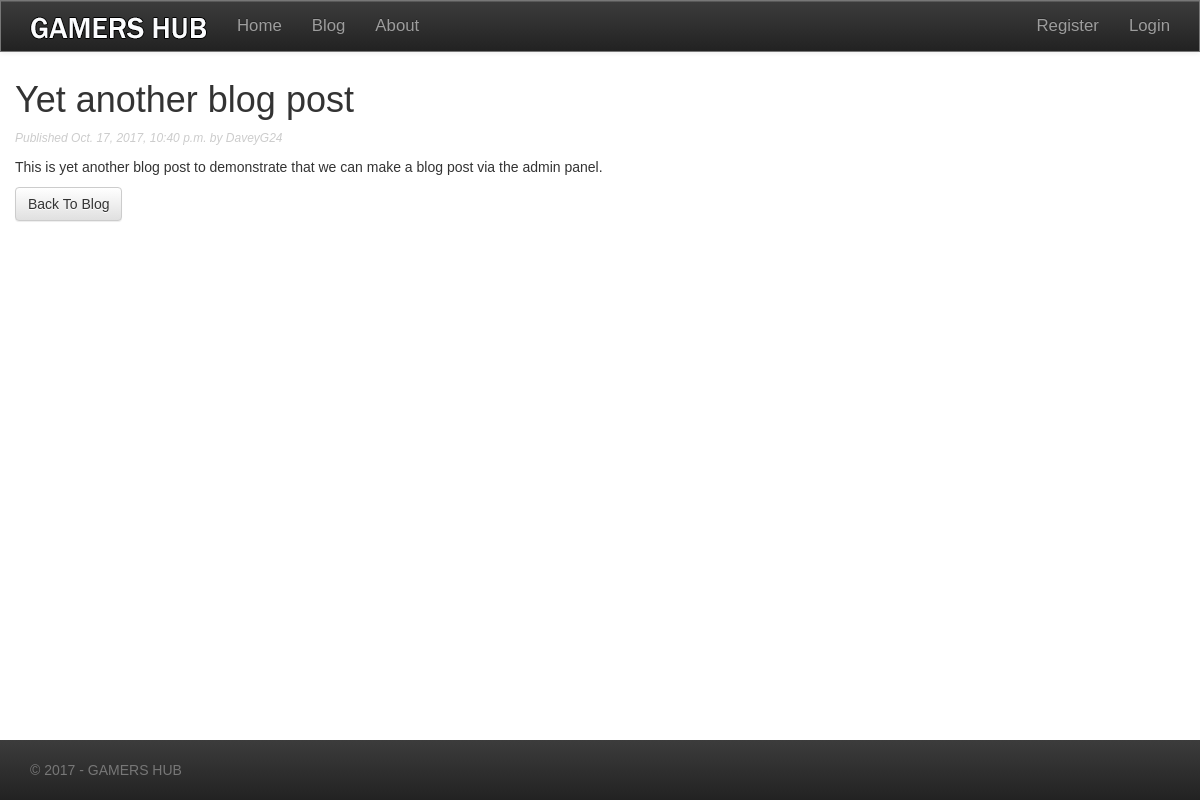
The page /blog/17/10/2017/yet-another-blog-post/ on the database its author committed.
### gamersblog/models.py (models this page shows, shortened)
class BlogPost(models.Model):
    STATUS_CHOICES = (
        ('save_draft', 'Draft'),
        ('published', 'Published'),
    )
    post_title = models.CharField(max_length=40)
    post_slug = models.SlugField(max_length=50, unique_for_date='publish')
    post_author = models.ForeignKey(User, related_name='blog_posts')
    post_body = models.TextField()
    publish = models.DateTimeField(default=timezone.now)
    created_date = models.DateTimeField(auto_now_add=True)
    updated_date = models.DateTimeField(auto_now=True)
    post_status = models.CharField(max_length=10, choices=STATUS_CHOICES)
    objects = models.Manager()  # default Django Manager
    published = PublishedBlogPostManager()  # Our Custom Manager
    class Meta:
        ordering = ('-publish',)

### gamersblog/views.py (the view)
# urls.py: url(r'^(?P<day>\d{2})/(?P<month>\d{2})/(?P<year>\d{4})/' r'(?P<post>[-\w]+)/$', gamersblog_views.blog_post_detail, name='blog_post_detail'),
def blog_post_detail(request, day, month, year, post):
    post = get_object_or_404(BlogPost,
                             post_slug=post,
                             post_status='published',
                             publish__year=year,
                             publish__month=month,
                             publish__day=day)
    return render(request, 'gamersblog/blogposts/blogpostdetail.html',
                           {'post': post})

### gamersblog/templates/gamersblog/blogposts/blogpostdetail.html (shortened to what this page needs)
{% extends "gamershub/base.html" %}
{% block content %}
    <div class="col-md-12">
        <h1>{{ post.post_title }}</h1>
        <p class="date">
            Published {{ post.publish }} by {{ post.post_author }}
        </p>
        {{ post.post_body|linebreaks }}
        <button class="btn btn-default" onclick="location.href='/blog/'">Back To Blog</button>
    </div>
{% endblock %}

### static/css/gamershub.css (style rules this page uses)
* { margin: 0; padding: 0; }
html { overflow-x: hidden; }
body { position: relative; padding-top: 60px; padding-bottom: 60px; font-family: "Franklin Gothic Medium", "Arial Narrow", Arial, sans-serif; box-sizing: border-box; }
p { font-family: "Franklin Gothic", "Arial Narrow", Arial, sans-serif; }
p.date { color: #ccc; font-family: "Franklin Gothic Medium", "Arial Narrow", Arial, sans-serif, georgia, serif; font-size: 12px; font-style: italic; }
[class*="col-"] { margin: 0; }

### rows shown on the page
BlogPost: post_title "Yet another blog post", publish "Oct. 17, 2017, 10:40 p.m.", post_author "DaveyG24", post_body "This is yet another blog post to demonstrate that we can make a blog post via the admin panel."
